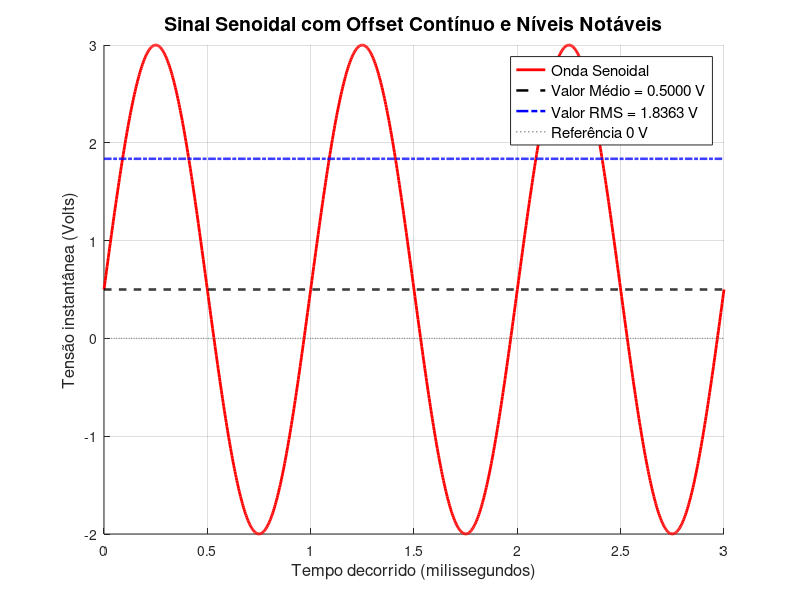
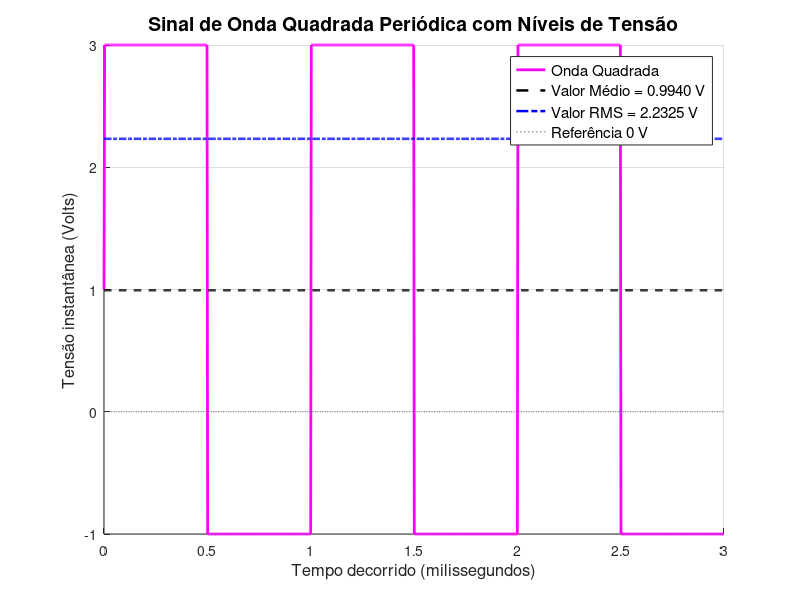
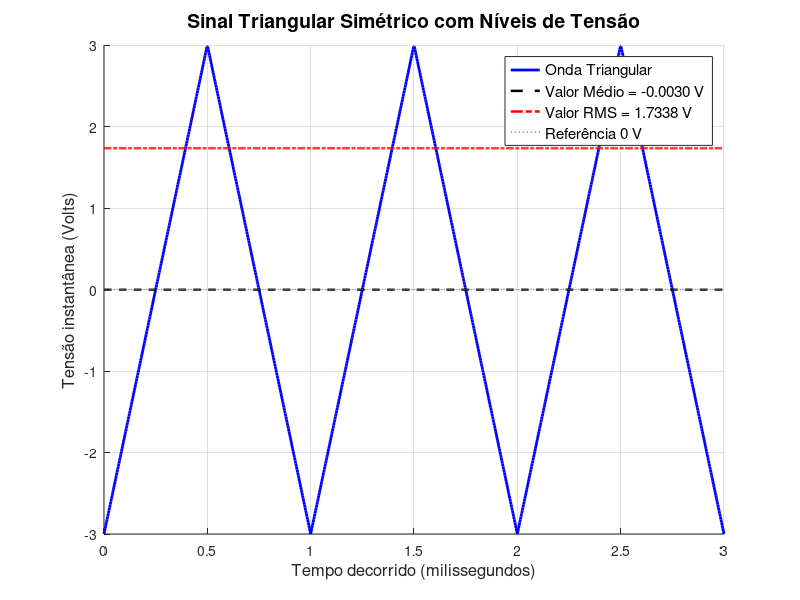
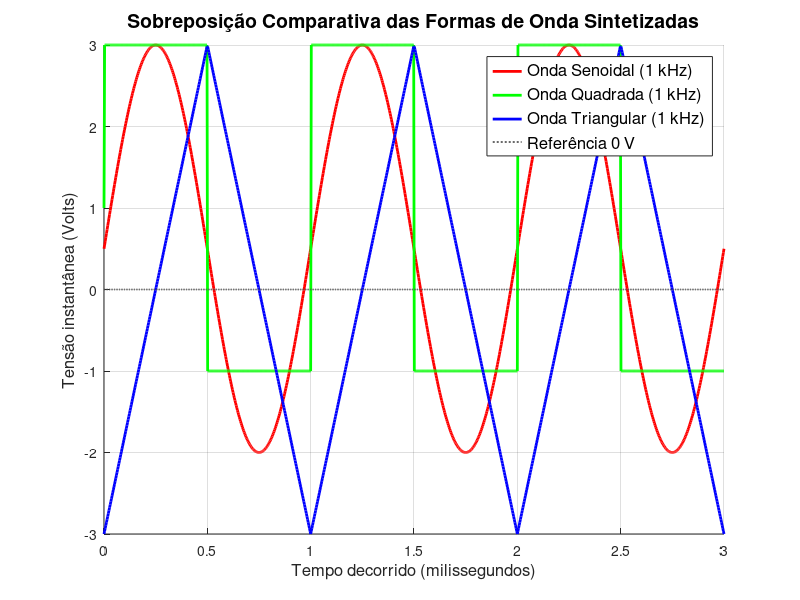

Write the MATLAB code that produced these figures, in order.
% ==============================================================================
% PROCESSAMENTO DE SINAIS: GERADOR DE FORMAS DE ONDA E CÁLCULO DE VALOR EFICAZ (RMS)
% ==============================================================================
%
% 1. O QUE CALCULA:
%    Este script realiza a síntese temporal e a análise estatística de três formas
%    de onda fundamentais da engenharia elétrica e acústica:
%    - Onda Senoidal pura com nível contínuo (offset DC): x(t) = V_dc + A * sen(2*pi*f*t)
%    - Onda Quadrada simétrica periódica: x(t) = V_dc + A * sinal(sen(2*pi*f*t))
%    - Onda Triangular periódica simétrica: x(t) = V_dc + A * tri(2*pi*f*t)
%
%    Para cada sinal, calcula-se numericamente:
%    a) O Valor Médio Temporal (Componente Contínua DC):
%       V_medio = (1 / T) * integral de 0 a T de x(t) dt ≈ (1 / N) * somatorio(x_i)
%    b) O Valor Eficaz ou RMS (Root Mean Square):
%       V_rms = sqrt( (1 / T) * integral de 0 a T de x(t)^2 dt ) ≈ sqrt( (1 / N) * somatorio(x_i^2) )
%
%    Compara analiticamente os valores medidos discretizados com as fórmulas exatas:
%    - Senoide:    V_medio_teo = V_dc | V_rms_teo = sqrt( V_dc^2 + (A^2)/2 )
%    - Quadrada:   V_medio_teo = V_dc | V_rms_teo = sqrt( V_dc^2 + A^2 )
%    - Triangular: V_medio_teo = V_dc | V_rms_teo = sqrt( V_dc^2 + (A^2)/3 )
%
%    Garante conformidade com o Teorema de Nyquist-Shannon (taxa de amostragem
%    f_amostragem >> 2 * f_maxima) para mitigar distorções por aliasing (serrilhamento).
%
% 2. O QUE ENTREGA:
%    - 4 janelas gráficas didáticas:
%      * Figura 1: Forma de onda senoidal com linha de média, linha RMS e linha zero.
%      * Figura 2: Forma de onda quadrada com referências de média e RMS.
%      * Figura 3: Forma de onda triangular com referências de média e RMS.
%      * Figura 4: Comparação simultânea com as três ondas sobrepostas (handle L4 corrigido).
%    - Tabela comparativa impressa no console com valores teóricos, medidos e erros relativos.
%
% 3. O QUE PRECISA TER (PRÉ-REQUISITOS E PARÂMETROS):
%    - Nenhuma toolbox obrigatória (utiliza formulações analíticas universais com
%      compatibilidade total para GNU Octave e MATLAB).
%    - Parâmetros configuráveis de frequência, amplitude, offset e janela de amostragem.
%
% 4. EXEMPLO DE USO E RESULTADO ESPERADO:
%    - Executar diretamente no terminal do Octave/MATLAB:
%      >> gerador_sinais_rms
%    - Resultado esperado:
%      Exibição dos 4 gráficos estilizados e tabela quantitativa no terminal
%      comprovando erro inferior a 0.5% entre medições discretas e teoria analítica.
% ==============================================================================

% Limpeza do ambiente de execução
clc;        % Limpa a tela do console de comandos
clear all;  % Remove todas as variáveis ativas do espaço de trabalho (workspace)
close all;  % Fecha todas as janelas de figuras abertas anteriormente

% ==============================================================================
% BLOCO DE PARÂMETROS DE ENTRADA E CONFIGURAÇÃO DE AMOSTRAGEM
% ==============================================================================

% Parâmetros do sinal senoidal
frequencia_sinal_senoidal_hertz   = 1000.0; % Frequência fundamental da senoide em Hertz (1 kHz)
amplitude_sinal_senoidal_volts     = 2.5;    % Amplitude de pico da senoide em Volts
offset_tensao_dc_senoidal_volts    = 0.5;    % Deslocamento de nível contínuo (tensão DC) em Volts

% Parâmetros do sinal quadrado
frequencia_sinal_quadrado_hertz    = 1000.0; % Frequência fundamental da onda quadrada em Hertz
amplitude_sinal_quadrado_volts     = 2.0;    % Amplitude do degrau da onda quadrada em Volts
offset_tensao_dc_quadrado_volts    = 1.0;    % Nível contínuo da onda quadrada em Volts

% Parâmetros do sinal triangular
frequencia_sinal_triangular_hertz  = 1000.0; % Frequência fundamental da onda triangular em Hertz
amplitude_sinal_triangular_volts   = 3.0;    % Amplitude de pico da onda triangular em Volts
offset_tensao_dc_triangular_volts  = 0.0;    % Nível contínuo da onda triangular em Volts

% Janela temporal de observação (duração em segundos)
tempo_inicial_segundos             = 0.0;    % Instante temporal inicial da simulação
tempo_final_segundos               = 0.003;  % Instante temporal final (3 milissegundos = 3 períodos de 1 kHz)

% Validação dos parâmetros físicos de entrada
if frequencia_sinal_senoidal_hertz <= 0 || frequencia_sinal_quadrado_hertz <= 0 || frequencia_sinal_triangular_hertz <= 0
    error('Todas as frequências dos sinais devem ser estritamente positivas em Hertz.');
end
if tempo_final_segundos <= tempo_inicial_segundos
    error('O tempo final de simulação deve ser estritamente maior que o tempo inicial.');
end

% Determinação da frequência máxima para o critério de Nyquist
frequencia_maxima_sinais_hertz     = max([frequencia_sinal_senoidal_hertz, ...
                                          frequencia_sinal_quadrado_hertz, ...
                                          frequencia_sinal_triangular_hertz]);

% Taxa de Nyquist estrita teórica (frequência mínima para evitar aliasing)
frequencia_nyquist_minima_hertz    = 2.0 * frequencia_maxima_sinais_hertz;

% Fator de sobreamostragem (oversampling) para visualização analógica suave e alta precisão de integração
fator_sobreamostragem_suave        = 200; % 200 amostras discretas para cada período de oscilação

% Taxa de amostragem efetiva adotada (muito superior ao limite de Nyquist)
taxa_amostragem_efetiva_hertz      = fator_sobreamostragem_suave * frequencia_maxima_sinais_hertz;

% Número total de pontos de amostragem no intervalo temporal observado
duracao_total_janela_segundos      = tempo_final_segundos - tempo_inicial_segundos;
numero_pontos_amostras             = round(duracao_total_janela_segundos * taxa_amostragem_efetiva_hertz);

% Garantia de que o vetor temporal contenha no mínimo 1000 amostras para gráficos contínuos
if numero_pontos_amostras < 1000
    numero_pontos_amostras = 1000;
end

% Vetor temporal linearmente espaçado representando o fluxo contínuo do tempo
vetor_tempo_segundos = linspace(tempo_inicial_segundos, tempo_final_segundos, numero_pontos_amostras);

% Vetor horizontal com nível zero para servir como referência nos eixos gráficos
vetor_linha_zero_referencia = zeros(1, numero_pontos_amostras);

% ==============================================================================
% PROCESSAMENTO NUMÉRICO 1: SÍNTESE E ANÁLISE DA ONDA SENOIDAL
% ==============================================================================

% Geração matemática da onda senoidal com componente contínua
sinal_onda_senoidal_volts = offset_tensao_dc_senoidal_volts + ...
    amplitude_sinal_senoidal_volts * sin(2.0 * pi * frequencia_sinal_senoidal_hertz * vetor_tempo_segundos);

% Cálculo do valor médio numérico medido no conjunto de amostras
valor_medio_medido_senoidal_volts = mean(sinal_onda_senoidal_volts);

% Cálculo analítico do valor médio teórico da senoide
valor_medio_teorico_senoidal_volts = offset_tensao_dc_senoidal_volts;

% Cálculo do valor eficaz RMS numérico medido via raiz do valor quadrático médio
valor_rms_medido_senoidal_volts = sqrt(mean(sinal_onda_senoidal_volts .^ 2));

% Cálculo analítico teórico do valor eficaz RMS da senoide com nível DC
valor_rms_teorico_senoidal_volts = sqrt(offset_tensao_dc_senoidal_volts^2 + (amplitude_sinal_senoidal_volts^2) / 2.0);

% Vetores de linhas de referência constantes para exibição no gráfico da senoide
vetor_linha_medio_senoidal = valor_medio_medido_senoidal_volts * ones(1, numero_pontos_amostras);
vetor_linha_rms_senoidal   = valor_rms_medido_senoidal_volts   * ones(1, numero_pontos_amostras);

% ==============================================================================
% PROCESSAMENTO NUMÉRICO 2: SÍNTESE E ANÁLISE DA ONDA QUADRADA
% ==============================================================================

% Geração analítica e universal da onda quadrada simétrica (50% de ciclo ativo)
% sign(sin(...)) gera +1 no semiciclo positivo e -1 no semiciclo negativo
sinal_onda_quadrada_volts = offset_tensao_dc_quadrado_volts + ...
    amplitude_sinal_quadrado_volts * sign(sin(2.0 * pi * frequencia_sinal_quadrado_hertz * vetor_tempo_segundos));

% Cálculo do valor médio numérico medido no conjunto de amostras da onda quadrada
valor_medio_medido_quadrado_volts = mean(sinal_onda_quadrada_volts);

% Cálculo analítico do valor médio teórico da onda quadrada
valor_medio_teorico_quadrado_volts = offset_tensao_dc_quadrado_volts;

% Cálculo do valor eficaz RMS numérico medido da onda quadrada
valor_rms_medido_quadrado_volts = sqrt(mean(sinal_onda_quadrada_volts .^ 2));

% Cálculo analítico teórico do valor eficaz RMS da onda quadrada com offset DC
valor_rms_teorico_quadrado_volts = sqrt(offset_tensao_dc_quadrado_volts^2 + amplitude_sinal_quadrado_volts^2);

% Vetores de linhas de referência para exibição gráfica
vetor_linha_medio_quadrado = valor_medio_medido_quadrado_volts * ones(1, numero_pontos_amostras);
vetor_linha_rms_quadrado   = valor_rms_medido_quadrado_volts   * ones(1, numero_pontos_amostras);

% ==============================================================================
% PROCESSAMENTO NUMÉRICO 3: SÍNTESE E ANÁLISE DA ONDA TRIANGULAR
% ==============================================================================

% Síntese universal da onda triangular simétrica variando entre -1 e +1
% Utiliza a função periódica linear modular: 2 * |2 * (f*t - floor(f*t + 0.5))| - 1
fase_normalizada_triangular = frequencia_sinal_triangular_hertz * vetor_tempo_segundos;
onda_triangular_normalizada = 2.0 * abs(2.0 * (fase_normalizada_triangular - floor(fase_normalizada_triangular + 0.5))) - 1.0;

% Aplicação da amplitude de pico e da componente contínua
sinal_onda_triangular_volts = offset_tensao_dc_triangular_volts + ...
    amplitude_sinal_triangular_volts * onda_triangular_normalizada;

% Cálculo do valor médio numérico medido da onda triangular
valor_medio_medido_triangular_volts = mean(sinal_onda_triangular_volts);

% Cálculo analítico do valor médio teórico da onda triangular
valor_medio_teorico_triangular_volts = offset_tensao_dc_triangular_volts;

% Cálculo do valor eficaz RMS numérico medido da onda triangular
valor_rms_medido_triangular_volts = sqrt(mean(sinal_onda_triangular_volts .^ 2));

% Cálculo analítico teórico do valor eficaz RMS da onda triangular com offset DC
valor_rms_teorico_triangular_volts = sqrt(offset_tensao_dc_triangular_volts^2 + (amplitude_sinal_triangular_volts^2) / 3.0);

% Vetores de linhas de referência para exibição gráfica
vetor_linha_medio_triangular = valor_medio_medido_triangular_volts * ones(1, numero_pontos_amostras);
vetor_linha_rms_triangular   = valor_rms_medido_triangular_volts   * ones(1, numero_pontos_amostras);

% ==============================================================================
% EXIBIÇÃO DE RESULTADOS QUANTITATIVOS NO CONSOLE
% ==============================================================================

fprintf('\n==============================================================================\n');
fprintf('  RELATÓRIO DE SÍNTESE DE SINAIS E AVALIAÇÃO DE VALOR MÉDIO E EFICAZ (RMS)    \n');
fprintf('==============================================================================\n');
fprintf('  Parâmetros Gerais de Amostragem:\n');
fprintf('    - Frequência Máxima do Sistema:        %10.2f Hz\n', frequencia_maxima_sinais_hertz);
fprintf('    - Limite Mínimo de Nyquist (2*f_max):  %10.2f Hz\n', frequencia_nyquist_minima_hertz);
fprintf('    - Taxa Efetiva de Amostragem Adotada:  %10.2f Hz\n', taxa_amostragem_efetiva_hertz);
fprintf('    - Número Total de Amostras Geradas:    %10d pontos\n', numero_pontos_amostras);
fprintf('------------------------------------------------------------------------------\n');
fprintf('  Tabela Comparativa: Teórico vs Medido Discreto\n');
fprintf('------------------------------------------------------------------------------\n');
fprintf('  Sinal        | Parâmetro   | Teórico (V) | Medido (V)  | Erro Relativo (%%)\n');
fprintf('------------------------------------------------------------------------------\n');

% Cálculo de erros relativos e absolutos com nomes de variáveis plenamente descritivos
erro_relativo_medio_senoidal_percentual = abs(valor_medio_medido_senoidal_volts - valor_medio_teorico_senoidal_volts) / max(abs(valor_medio_teorico_senoidal_volts), 1e-9) * 100.0;
erro_relativo_rms_senoidal_percentual   = abs(valor_rms_medido_senoidal_volts - valor_rms_teorico_senoidal_volts) / valor_rms_teorico_senoidal_volts * 100.0;

erro_relativo_medio_quadrado_percentual = abs(valor_medio_medido_quadrado_volts - valor_medio_teorico_quadrado_volts) / max(abs(valor_medio_teorico_quadrado_volts), 1e-9) * 100.0;
erro_relativo_rms_quadrado_percentual   = abs(valor_rms_medido_quadrado_volts - valor_rms_teorico_quadrado_volts) / valor_rms_teorico_quadrado_volts * 100.0;

erro_absoluto_medio_triangular_volts    = abs(valor_medio_medido_triangular_volts - valor_medio_teorico_triangular_volts);
erro_relativo_rms_triangular_percentual = abs(valor_rms_medido_triangular_volts - valor_rms_teorico_triangular_volts) / valor_rms_teorico_triangular_volts * 100.0;

fprintf('  Senoidal     | Valor Médio | %11.4f | %11.4f | %14.4f\n', valor_medio_teorico_senoidal_volts, valor_medio_medido_senoidal_volts, erro_relativo_medio_senoidal_percentual);
fprintf('  Senoidal     | Valor RMS   | %11.4f | %11.4f | %14.4f\n', valor_rms_teorico_senoidal_volts, valor_rms_medido_senoidal_volts, erro_relativo_rms_senoidal_percentual);
fprintf('  Quadrada     | Valor Médio | %11.4f | %11.4f | %14.4f\n', valor_medio_teorico_quadrado_volts, valor_medio_medido_quadrado_volts, erro_relativo_medio_quadrado_percentual);
fprintf('  Quadrada     | Valor RMS   | %11.4f | %11.4f | %14.4f\n', valor_rms_teorico_quadrado_volts, valor_rms_medido_quadrado_volts, erro_relativo_rms_quadrado_percentual);
fprintf('  Triangular   | Valor Médio | %11.4f | %11.4f | %14.4f (abs)\n', valor_medio_teorico_triangular_volts, valor_medio_medido_triangular_volts, erro_absoluto_medio_triangular_volts);
fprintf('  Triangular   | Valor RMS   | %11.4f | %11.4f | %14.4f\n', valor_rms_teorico_triangular_volts, valor_rms_medido_triangular_volts, erro_relativo_rms_triangular_percentual);
fprintf('==============================================================================\n\n');

% ==============================================================================
% VISUALIZAÇÃO GRÁFICA DOS RESULTADOS
% ==============================================================================

% Escala de tempo convertida para milissegundos para facilitar leitura humana
vetor_tempo_milissegundos = vetor_tempo_segundos * 1000.0;

% ------------------------------------------------------------------------------
% Figura 1: Forma de Onda Senoidal com Linhas de Referência
% ------------------------------------------------------------------------------
figura_senoide = figure(1);
set(figura_senoide, 'Name', 'Onda Senoidal - Analise de RMS e Media');
hold on;
plot(vetor_tempo_milissegundos, sinal_onda_senoidal_volts, 'r-', 'LineWidth', 2.0);
plot(vetor_tempo_milissegundos, vetor_linha_medio_senoidal, 'k--', 'LineWidth', 1.8);
plot(vetor_tempo_milissegundos, vetor_linha_rms_senoidal,   'b-.', 'LineWidth', 1.8);
plot(vetor_tempo_milissegundos, vetor_linha_zero_referencia, ':', 'Color', [0.4, 0.4, 0.4], 'LineWidth', 1.0);
grid on;
title('Sinal Senoidal com Offset Contínuo e Níveis Notáveis', 'FontSize', 14, 'FontWeight', 'bold');
xlabel('Tempo decorrido (milissegundos)', 'FontSize', 12);
ylabel('Tensão instantânea (Volts)', 'FontSize', 12);

texto_legenda_medio_senoide = sprintf('Valor Médio = %.4f V', valor_medio_medido_senoidal_volts);
texto_legenda_rms_senoide   = sprintf('Valor RMS = %.4f V', valor_rms_medido_senoidal_volts);
identificador_legenda_figura_1 = legend('Onda Senoidal', ...
                                        texto_legenda_medio_senoide, ...
                                        texto_legenda_rms_senoide, ...
                                        'Referência 0 V', ...
                                        'Location', 'northeast');
set(identificador_legenda_figura_1, 'FontSize', 11);
hold off;

% ------------------------------------------------------------------------------
% Figura 2: Forma de Onda Quadrada com Linhas de Referência
% ------------------------------------------------------------------------------
figura_quadrada = figure(2);
set(figura_quadrada, 'Name', 'Onda Quadrada - Analise de RMS e Media');
hold on;
plot(vetor_tempo_milissegundos, sinal_onda_quadrada_volts, 'm-', 'LineWidth', 2.0);
plot(vetor_tempo_milissegundos, vetor_linha_medio_quadrado, 'k--', 'LineWidth', 1.8);
plot(vetor_tempo_milissegundos, vetor_linha_rms_quadrado,   'b-.', 'LineWidth', 1.8);
plot(vetor_tempo_milissegundos, vetor_linha_zero_referencia, ':', 'Color', [0.4, 0.4, 0.4], 'LineWidth', 1.0);
grid on;
title('Sinal de Onda Quadrada Periódica com Níveis de Tensão', 'FontSize', 14, 'FontWeight', 'bold');
xlabel('Tempo decorrido (milissegundos)', 'FontSize', 12);
ylabel('Tensão instantânea (Volts)', 'FontSize', 12);

texto_legenda_medio_quadrada = sprintf('Valor Médio = %.4f V', valor_medio_medido_quadrado_volts);
texto_legenda_rms_quadrada   = sprintf('Valor RMS = %.4f V', valor_rms_medido_quadrado_volts);
identificador_legenda_figura_2 = legend('Onda Quadrada', ...
                                        texto_legenda_medio_quadrada, ...
                                        texto_legenda_rms_quadrada, ...
                                        'Referência 0 V', ...
                                        'Location', 'northeast');
set(identificador_legenda_figura_2, 'FontSize', 11);
hold off;

% ------------------------------------------------------------------------------
% Figura 3: Forma de Onda Triangular com Linhas de Referência
% ------------------------------------------------------------------------------
figura_triangular = figure(3);
set(figura_triangular, 'Name', 'Onda Triangular - Analise de RMS e Media');
hold on;
plot(vetor_tempo_milissegundos, sinal_onda_triangular_volts, 'b-', 'LineWidth', 2.0);
plot(vetor_tempo_milissegundos, vetor_linha_medio_triangular, 'k--', 'LineWidth', 1.8);
plot(vetor_tempo_milissegundos, vetor_linha_rms_triangular,   'r-.', 'LineWidth', 1.8);
plot(vetor_tempo_milissegundos, vetor_linha_zero_referencia, ':', 'Color', [0.4, 0.4, 0.4], 'LineWidth', 1.0);
grid on;
title('Sinal Triangular Simétrico com Níveis de Tensão', 'FontSize', 14, 'FontWeight', 'bold');
xlabel('Tempo decorrido (milissegundos)', 'FontSize', 12);
ylabel('Tensão instantânea (Volts)', 'FontSize', 12);

texto_legenda_medio_triangular = sprintf('Valor Médio = %.4f V', valor_medio_medido_triangular_volts);
texto_legenda_rms_triangular   = sprintf('Valor RMS = %.4f V', valor_rms_medido_triangular_volts);
identificador_legenda_figura_3 = legend('Onda Triangular', ...
                                        texto_legenda_medio_triangular, ...
                                        texto_legenda_rms_triangular, ...
                                        'Referência 0 V', ...
                                        'Location', 'northeast');
set(identificador_legenda_figura_3, 'FontSize', 11);
hold off;

% ------------------------------------------------------------------------------
% Figura 4: Comparação Simultânea das Três Ondas Sobrepostas
% (Correção do handle de legenda L4 que apontava incorretamente para L3 no legado)
% ------------------------------------------------------------------------------
figura_sobreposta = figure(4);
set(figura_sobreposta, 'Name', 'Comparacao Sobreposta de Sinais Periodicos');
hold on;
plot(vetor_tempo_milissegundos, sinal_onda_senoidal_volts,   'r-', 'LineWidth', 2.0);
plot(vetor_tempo_milissegundos, sinal_onda_quadrada_volts,   'g-', 'LineWidth', 2.0);
plot(vetor_tempo_milissegundos, sinal_onda_triangular_volts, 'b-', 'LineWidth', 2.0);
plot(vetor_tempo_milissegundos, vetor_linha_zero_referencia, ':', 'Color', [0.3, 0.3, 0.3], 'LineWidth', 1.2);
grid on;
title('Sobreposição Comparativa das Formas de Onda Sintetizadas', 'FontSize', 14, 'FontWeight', 'bold');
xlabel('Tempo decorrido (milissegundos)', 'FontSize', 12);
ylabel('Tensão instantânea (Volts)', 'FontSize', 12);

% Criação e configuração do identificador de legenda correto para a Figura 4
identificador_legenda_figura_4 = legend('Onda Senoidal (1 kHz)', ...
                                        'Onda Quadrada (1 kHz)', ...
                                        'Onda Triangular (1 kHz)', ...
                                        'Referência 0 V', ...
                                        'Location', 'northeast');
% Aplicação da formatação de fonte no handle correto L4
set(identificador_legenda_figura_4, 'FontSize', 12);
hold off;
